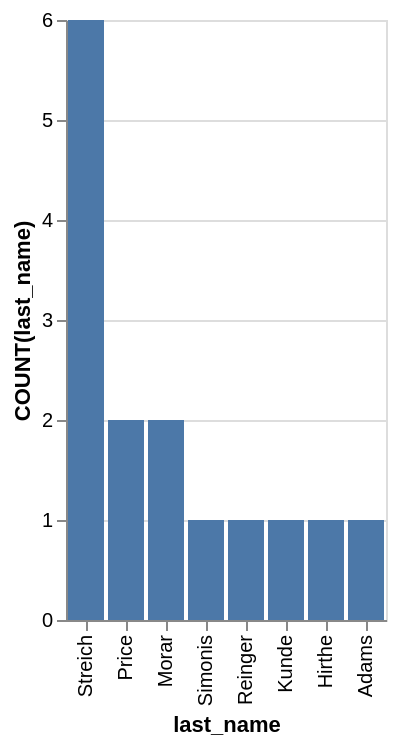

Write the Vega-Lite specification saved for this chart.
### Vega-Lite specification from a JSON file in a GitHub repository (floating-point values rounded to 4 significant figures)
{"data": {"values": [{"x_data": "Streich", "y_data": 6}, {"x_data": "Price", "y_data": 2}, {"x_data": "Morar", "y_data": 2}, {"x_data": "Simonis", "y_data": 1}, {"x_data": "Reinger", "y_data": 1}, {"x_data": "Kunde", "y_data": 1}, {"x_data": "Hirthe", "y_data": 1}, {"x_data": "Adams", "y_data": 1}]}, "mark": "bar", "encoding": {"x": {"field": "x_data", "type": "nominal", "title": "last_name", "sort": {"op": "sum", "field": "y_data", "order": "descending"}}, "y": {"field": "y_data", "type": "quantitative", "title": "COUNT(last_name)"}}}
